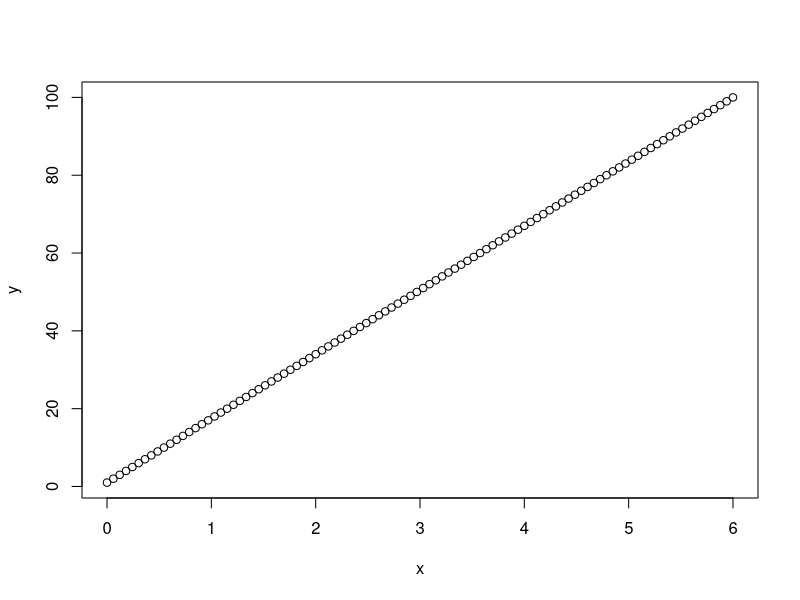
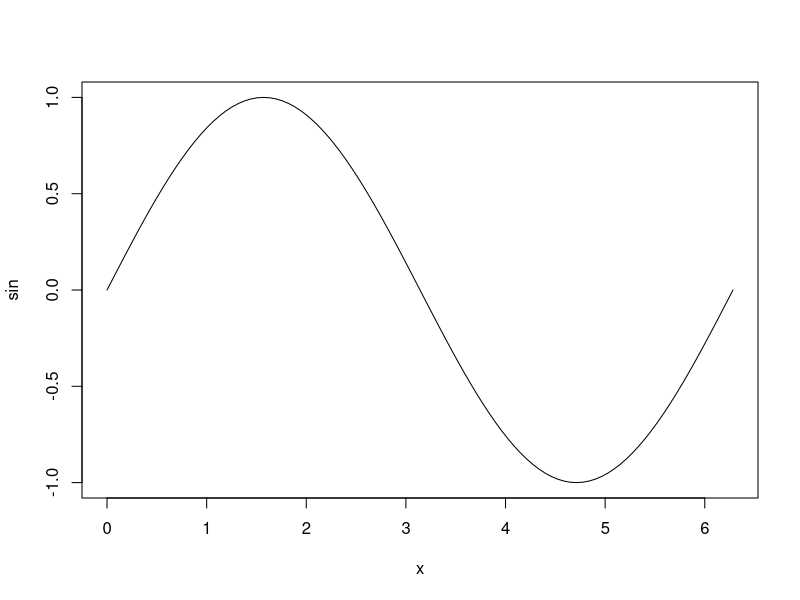

The R script that drew these images, in order:
paste("morning", "evening slot")

##################### functions #################

### system defined 
##### created by system, we only have to call or use 

#### user defined 
###### created by user , we call or use the function 

##### creatin of function
## functionname <- function()
####{ coding in the function}

#################example 1#########
#### this function to be called by passing 2 arugments/numbers so that the function can add 2 numbers and dipslay result 
############# creatin of function
func <- function(){
  #c  = a + b 
  #c
  ## or 
  #return(c) ## passs the results back to the function call
  ##or 
  return(a+b)
  
}### close of the function 
###########end of the creation 

######calling of the function 
### call the function name 
###### main program 
a <- 111
b <- 112
func()

#################end of example 1#########




#################example 2#########
############# creatin of function without arguments passing
func1 <- function(){
  #c  = a + b 
  #c
  ## or 
  #return(c) ## passs the results back to the function call
  ##or 
  return(a*b)
  
}### close of the function 
###########end of the creation 

######calling of the function 
### call the function name 
###### main program 
a <- 11 
b <- 22
func1()
#################end of example 2#########



##############example 3#########
############# creatin of function with arguments passing
func1 <- function(a,b){
  #c  = a + b 
  #c
  ## or 
  #return(c) ## passs the results back to the function call
  ##or 
  return(a*b)
  
}### close of the function 
###########end of the creation 

######calling of the function 
### call the function name 
###### main program 
#a <- 11 
#b <- 22
func1(11,22)
func1(1,22)
func1(12,2)

########    end of example 3 #############




##############example 4#########
############# creatin of function with 2 arguments passing
func1 <- function(a,b){
  #c  = a + b 
  #c
  ## or 
  #return(c) ## passs the results back to the function call
  ##or 
  return(a*b)
  
}### close of the function 
###########end of the creation 

######calling of the function 
### call the function name with pasing of 2 arguments mandatory 
###### main program 
 
func1(1:5, 2) ### a varies 1,2,3,4,5 === b is always constant = 2 
########## result 2,4,6,8,10 
func1(1:5, 1:5) 
### a varies 1,2,3,4,5 = ### b varies 1,2,3,4,5 =
##a a a a a   ##b b b b b 
##1 2 3 4 5   ##1 2 3 4 5

########    end of example4 #############



##############example 5#########
############# creatin of function with arguments passing and also default value 
func1 <- function(a,b = 3){
  #c  = a + b 
  #c
  ## or 
  #return(c) ## passs the results back to the function call
  ##or 
  return(a*b)
  
}### close of the function 
###########end of the creation 

######calling of the function 
### call the function name 
###### main program 
#a <- 11 
#b <- 22
func1(1:5) ### a varies 1,2,3,4,5 === b is always constant = 2 
########## result 2,4,6,8,10 
func1(1:5, 1:5) 
### a varies 1,2,3,4,5 = ### b varies 1,2,3,4,5 =
##a a a a a   ##b b b b b 
##1 2 3 4 5   ##1 2 3 4 5

########    end of example4 #############



############# exampl5 for plot

x <- seq(0,6,length = 100)
x
y <- seq(2*x+3+rnorm(100))
y
###### sample genratin of numbers for x and y 
 plot(x,y)
 plot(sin,0,2*pi)
#############################end of functionssss##############################

 
 
######### conditional statements 
 ### branching 
 #### looping
 ######### iterate same statement number of times based on a condition

 
 
 
 
 

